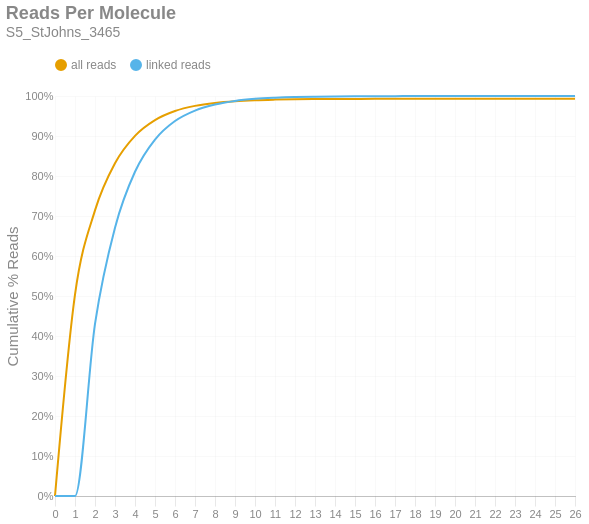

Source (notebook cell):
### Markdown cell above
### Reads per Molecule
This chart shows the cumulative distribution of the number of reads per linked molecule. That is, how many alignments are associated with a unique molecule. This excludes the number of reads associated with invalid or absent linked-read barcodes. The `linked` histogram is the percentages recalculated when disregarding singletons.

### Code cell
if SKIPLR:
    print_html(f"Skipped")
else:
    counts = np.bincount(valids['reads'].cast(pl.Int64).to_numpy())
    weighted = counts * np.arange(len(counts))
    all_perc = weighted / n_reads
    linked_perc = weighted / n_linked_reads
    linked_perc[1] = 0
    binned_df = pl.DataFrame({
        'readsper': list(range(len(counts))),
        'all reads (cumsum)': np.cumsum(all_perc).tolist(),
        'linked reads (cumsum)': np.cumsum(linked_perc).tolist(),
    })

    with SafeRender(binned_df):
        (
            density_plot(binned_df, 'Reads Per Molecule', samplename, 'readspmol')
            .encode(
                x=alt.X('readsper:O', title=None).axis(labelAngle=0).scale(padding=0),
                y=alt.Y('value:Q', title='Cumulative % Reads').axis(format='%').stack(False),
                color=alt.Color("key:N").scale(domain=["all reads", "linked reads"]),
                tooltip=[
                    alt.Tooltip("key:N", title="Data Type"),
                    alt.Tooltip("readsper:O", title="Reads Per Molecule"),
                    alt.Tooltip("value:Q", format=".2%", title="% Reads (Cum.)")
                ]            
            )
        ).display()

### Figure 1 — Vega-Lite specification as saved in the notebook (floating-point values rounded to 4 significant figures)
{"width": "container", "height": 400, "config": {"title": {"anchor": "start", "dy": -15, "fontSize": 18, "color": "#888888", "subtitleColor": "#888888", "subtitleFontSize": 14}, "arc": {"fill": "#0072B2"}, "axis": {"domainColor": "#888888", "domainWidth": 0.5, "gridWidth": 0.2, "grid": false, "titleFontWeight": 400, "titleFontSize": 15, "labelFontSize": 11, "labelColor": "#888888", "tickColor": "#888888", "tickWidth": 0.2, "titleColor": "#888888"}, "axisBand": {"grid": false}, "axisX": {"grid": true, "tickSize": 10, "domainCap": "round"}, "axisY": {"domain": false, "grid": true, "tickSize": 0, "domainCap": "round"}, "background": "transparent", "header": {"labelFontSize": 15, "labelColor": "#888888", "titleFontSize": 15, "titleFontWeight": 600, "titleColor": "#888888"}, "legend": {"labelFont": "sans-serif", "labelFontSize": 12, "labelColor": "#888888", "symbolSize": 100, "symbolType": "circle", "titleFontSize": 12, "titlePadding": 10, "titleColor": "#888888", "title": null, "orient": "top"}, "range": {"category": ["#E69F00", "#56B4E9", "#009E73", "#F0E442", "#0072B2", "#D55E00", "#CC79A7", "#000000"], "diverging": ["#cfe8f3", "#a2d4ec", "#73bfe2", "#46abdb", "#1696d2", "#12719e"]}, "area": {"fill": "#0072B2", "fillOpacity": 0.7, "line": true, "strokeOpacity": 0.7}, "line": {"color": "#0072B2", "stroke": "#0072B2", "strokeWidth": 2}, "trail": {"color": "#0072B2", "stroke": "#0072B2", "strokeWidth": 0, "size": 1}, "point": {"filled": true, "fillOpacity": 1.0, "size": 95}, "text": {"color": "#888888", "fontSize": 11, "align": "right", "fontWeight": 400, "size": 11}, "bar": {"fill": "#0072B2", "stroke": null}, "view": {"stroke": null, "continuousWidth": 660, "continuousHeight": 400}}, "data": {"name": "data-c953b927770a7b4372cb0edbe46c5e34"}, "mark": {"type": "line", "interpolate": "monotone", "point": {"opacity": 0, "size": 275}}, "encoding": {"color": {"field": "key", "scale": {"domain": ["all reads", "linked reads"]}, "type": "nominal"}, "tooltip": [{"field": "key", "title": "Data Type", "type": "nominal"}, {"field": "readsper", "title": "Reads Per Molecule", "type": "ordinal"}, {"field": "value", "format": ".2%", "title": "% Reads (Cum.)", "type": "quantitative"}], "x": {"axis": {"labelAngle": 0}, "field": "readsper", "scale": {"padding": 0}, "title": null, "type": "ordinal"}, "y": {"axis": {"format": "%"}, "field": "value", "stack": false, "title": "Cumulative % Reads", "type": "quantitative"}}, "params": [{"name": "param_c36ac31b6afebe62", "select": {"type": "point", "fields": ["key"]}, "bind": "legend"}], "title": {"text": "Reads Per Molecule", "subtitle": "S5_StJohns_3465"}, "transform": [{"fold": ["all reads (cumsum)", "linked reads (cumsum)"]}, {"calculate": "replace(datum.key, ' (cumsum)', '')", "as": "key"}, {"filter": {"param": "param_c36ac31b6afebe62"}}], "usermeta": {"embedOptions": {"downloadFileName": "S5_StJohns_3465.readspmol"}}, "$schema": "https://vega.github.io/schema/vega-lite/v6.1.0.json", "datasets": {"data-c953b927770a7b4372cb0edbe46c5e34": [{"readsper": 0, "all reads (cumsum)": 0.0, "linked reads (cumsum)": 0.0}, {"readsper": 1, "all reads (cumsum)": 0.5034, "linked reads (cumsum)": 0.0}, {"readsper": 2, "all reads (cumsum)": 0.714, "linked reads (cumsum)": 0.4301}, {"readsper": 3, "all reads (cumsum)": 0.8319, "linked reads (cumsum)": 0.6708}, {"readsper": 4, "all reads (cumsum)": 0.9003, "linked reads (cumsum)": 0.8106}, {"readsper": 5, "all reads (cumsum)": 0.9397, "linked reads (cumsum)": 0.891}, {"readsper": 6, "all reads (cumsum)": 0.9624, "linked reads (cumsum)": 0.9374}, {"readsper": 7, "all reads (cumsum)": 0.9753, "linked reads (cumsum)": 0.9636}, {"readsper": 8, "all reads (cumsum)": 0.9827, "linked reads (cumsum)": 0.9788}, {"readsper": 9, "all reads (cumsum)": 0.9871, "linked reads (cumsum)": 0.9877}, {"readsper": 10, "all reads (cumsum)": 0.9896, "linked reads (cumsum)": 0.9928}, {"readsper": 11, "all reads (cumsum)": 0.9909, "linked reads (cumsum)": 0.9956}, {"readsper": 12, "all reads (cumsum)": 0.9918, "linked reads (cumsum)": 0.9973}, {"readsper": 13, "all reads (cumsum)": 0.9923, "linked reads (cumsum)": 0.9983}, {"readsper": 14, "all reads (cumsum)": 0.9926, "linked reads (cumsum)": 0.9989}, {"readsper": 15, "all reads (cumsum)": 0.9928, "linked reads (cumsum)": 0.9993}, {"readsper": 16, "all reads (cumsum)": 0.9929, "linked reads (cumsum)": 0.9995}, {"readsper": 17, "all reads (cumsum)": 0.993, "linked reads (cumsum)": 0.9997}, {"readsper": 18, "all reads (cumsum)": 0.993, "linked reads (cumsum)": 0.9998}, {"readsper": 19, "all reads (cumsum)": 0.993, "linked reads (cumsum)": 0.9999}, {"readsper": 20, "all reads (cumsum)": 0.9931, "linked reads (cumsum)": 0.9999}, {"readsper": 21, "all reads (cumsum)": 0.9931, "linked reads (cumsum)": 0.9999}, {"readsper": 22, "all reads (cumsum)": 0.9931, "linked reads (cumsum)": 1.0}, {"readsper": 23, "all reads (cumsum)": 0.9931, "linked reads (cumsum)": 1.0}, {"readsper": 24, "all reads (cumsum)": 0.9931, "linked reads (cumsum)": 1.0}, {"readsper": 25, "all reads (cumsum)": 0.9931, "linked reads (cumsum)": 1.0}, {"readsper": 26, "all reads (cumsum)": 0.9931, "linked reads (cumsum)": 1.0}]}}
